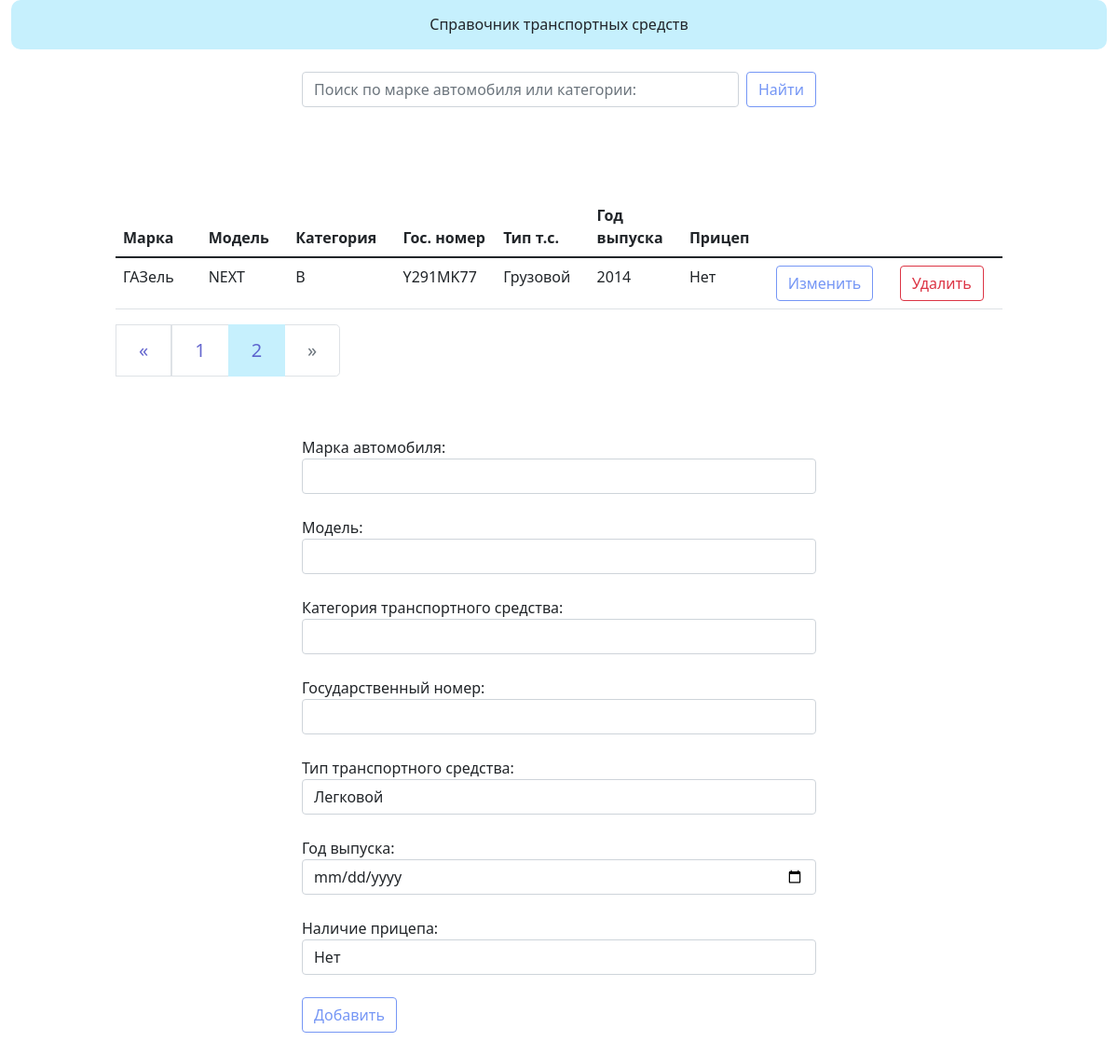
Screenshot of /?page=2 with the database file from the repository.
### models.py (models this page shows)
class Cars(db.Model):
    id = db.Column(db.Integer, primary_key=True)
    car_brand = db.Column(db.String(100))   # марка автомобиля
    car_model = db.Column(db.String(100))   # модель
    category = db.Column(db.String(100))    # категория ТС
    car_license_plate = db.Column(db.String(20), unique=True)   # государственный номер
    car_type = db.Column(db.String(100))    # тип ТС
    release_year = db.Column(db.DateTime())    # год выпуска
    trailer = db.Column(db.String(5))    # наличие прицепа

### view.py (the view, shortened to what this page needs)
@app.route('/', methods=['POST', 'GET'])
def index():
    form = CarsForm()
    page = request.args.get('page')
    if page and page.isdigit():
        page = int(page)
    else:
        page = 1
    search = request.args.get('search')
    if search:
        cars = Cars.query.filter(Cars.car_brand.contains(search) | Cars.category.contains(search)).order_by(Cars.car_brand.desc())
    else:
        cars = Cars.query.order_by(Cars.car_brand.desc())
    pages = cars.paginate(page=page, per_page=5)
    car_id = request.args.get('id')
    return render_template('index.html', form=form, pages=pages, search=search)

### form.py
class CarsForm(FlaskForm):
    car_brand = StringField('Марка автомобиля: ', validators=[InputRequired()])
    car_model = StringField('Модель: ', validators=[InputRequired()])
    category = StringField('Категория транспортного средства: ', validators=[InputRequired()])
    car_license_plate = StringField('Государственный номер: ', validators=[InputRequired()])
    car_type = SelectField('Тип транспортного средства: ', choices=[('Легковой', 'Легковой'),
                                                                    ('Грузовой', 'Грузовой'),
                                                                    ('Микроавтобус ', 'Микроавтобус '),
                                                                    ('Автобус', 'Автобус'),
                                                                    ('Автомобиль - тягач', 'Автомобиль - тягач')
                                                                    ])
    release_year = DateField('Год выпуска: ', validators=[InputRequired()])
    trailer = SelectField('Наличие прицепа: ', choices=[('Нет', 'Нет'), ('Да', 'Да')])

### templates/index.html (shortened to what this page needs)
{% extends 'base.html' %}
{% block search %}
    <form class="d-flex" action="{{ url_for('index')}}" method="GET">
    <input class="form-control me-2" type="search" placeholder="Поиск по марке автомобиля или категории:" aria-label="Search" name="search" value="{{ request.args.get('search', '') }}">
    <button class="btn btn-outline-success" type="submit">Найти</button>
    </form>
{% endblock %}
{% block content %}
<table class="table">
    <thead>
    <tr>
        <th scope="col">Марка</th>
        <th scope="col">Модель</th>
        <th scope="col">Категория</th>
        <th scope="col">Гос. номер</th>
        <th scope="col">Тип т.с.</th>
        <th scope="col">Год выпуска</th>
        <th scope="col">Прицеп</th>
    </tr>
    </thead>
    <tbody>
    {% for car in pages.items %}
    <tr>
        <td class="col-1">{{ car.car_brand }}</td>
        <td class="col-1">{{ car.car_model }}</td>
        <td class="col-1">{{ car.category }}</td>
        <td class="col-1">{{ car.car_license_plate }}</td>
        <td class="col-1">{{ car.car_type }}</td>
        <td class="col-1">{{ car.release_year.strftime("%Y") }}</td>
        <td class="col-1">{{ car.trailer }}</td>
        <td class="col-1">
            <button id={{car.id}}
                    class="btn btn-outline-success"
                    onclick='window.location.href="{{ url_for('index', page=request.args.get('page', ''), id=car.id, search=search) }}"' method="GET">
                    Изменить
            </button>
        </td>
        <td class="col-1">
            <button id={{car.id}}
                    class="btn btn-outline-danger"
                    onclick='window.location.href="{{ url_for('delete',id=car.id) }}"' method="POST">
                    Удалить
            </button>
        </td>
    </tr>
    {% endfor %}
    </tbody>
</table>
<nav aria-label="Page navigation example">
    <ul class="pagination pagination-lg">
        <li {% if not pages.has_prev %} class="page-item disabled"  {% endif %}>
            <a class="page-link" href="{{ url_for('index', search=search, page=pages.prev_num) }}"
               aria-label="Previous">
                <span aria-hidden="true">&laquo;</span>
            </a>
        </li>
        {% for page in pages.iter_pages(left_edge=2,right_edge=2,left_current=1, right_current=2) %}
        {% if page %}
        <li {% if page == pages.page %} class="page-item active" {% endif %}>
            <a class="page-link" href="{{ url_for('index', search=search, page=page) }}">{{ page }}</a>
        </li>
        {% else %}
        <li class="page-item"><a class="page-link">...</a></li>
        {% endif %}
        {% endfor %}
        <li {% if pages.has_next %} class="page-item"  {% else %} class="page-item disabled" {% endif %}>
            <a class="page-link"  href="{{ url_for('index',search=search, page=pages.next_num) }}"
               aria-label="Next">
                <span aria-hidden="true">&raquo;</span>
            </a>
        </li>
    </ul>
</nav>
{% endblock %}
{% block form %}
<form action="{{ url_for('index')}}" method="POST">
    {% for field in form if field.name not in ['csrf_token'] %}
        {{ field.label(class="control-label") }}
        {{ field(class="form-control") }}<br>
    {% endfor %}
    <button type="submit" class="btn btn-outline-success">Добавить</button>
</form>
{% endblock %}

### static/css/style.css (style rules this page uses)
.btn-outline-success { color: #7596f5; border-color: #7596f5; }
.page-item.active .page-link { color: #4b4ec7d9; background-color: #c6f0fd; border-color: #c6f0fd; }
.page-link { position: relative; display: block; color: #4b4ec7d9; }
a { color:#27d2e3 }

### rows the page displays
Cars: car_brand "ГАЗель", car_model "NEXT", category "B", car_license_plate "Y291MK77", car_type "Грузовой", release_year "2014", trailer "Нет"

### other values shown
{{ page }} "1" "2"
{{ field.label(class="control-label") }} "Марка автомобиля:" "Модель:" "Категория транспортного средства:" "Государственный номер:" "Тип транспортного средства:" "Год выпуска:" "Наличие прицепа:"
